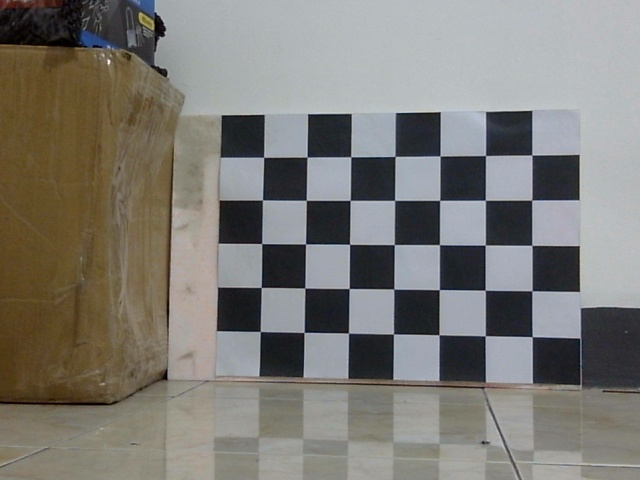
#> input picture data-collection/camera-callibration/calli_dfov/saved_img_0.jpg, 640 x 480 px; its folder holds 5 pictures in this run
$ python camera_calli_img.py
#> lines starting #> are read from the running program, lines starting #| are printed output that depends on the picture; after the words box and inside, x2 and y2 are one past the last pixel; in counts of white or black regions, pixels touching at a corner belong together
import numpy as np
import cv2 as cv
import glob

################ FIND CHESSBOARD CORNERS - OBJECT POINTS AND IMAGE POINTS #############################
chessboardSize = (7,5)
frameSize = (640,480)

# termination criteria
criteria = (cv.TERM_CRITERIA_EPS + cv.TERM_CRITERIA_MAX_ITER, 30, 0.001)

# prepare object points, like (0,0,0), (1,0,0), (2,0,0) ....,(6,5,0)
objp = np.zeros((chessboardSize[0] * chessboardSize[1], 3), np.float32)
objp[:,:2] = np.mgrid[0:chessboardSize[0],0:chessboardSize[1]].T.reshape(-1,2)

size_of_chessboard_squares_mm = 65
objp = objp * size_of_chessboard_squares_mm

# Arrays to store object points and image points from all the images.
objpoints = [] # 3d point in real world space
imgpoints = [] # 2d points in image plane.

images = glob.glob('calli_dfov/*.jpg')

for image in images:
    img = cv.imread(image)
#> img is the input picture: shape (480, 640, 3); mean B, G, R 117.7, 123.1, 125.3
    gray = cv.cvtColor(img, cv.COLOR_BGR2GRAY)
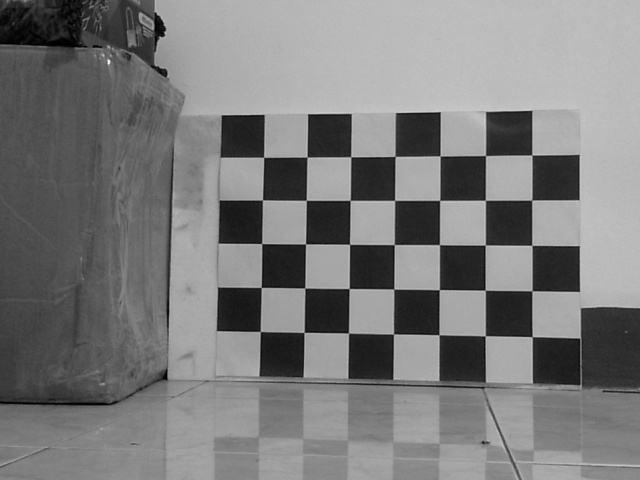
#> gray: shape (480, 640); min 0, max 248, mean 123.1

    # Find the chess board corners
    ret, corners = cv.findChessboardCorners(gray, chessboardSize, None)
#> ret = True; corners = 35 rows, first 8: [263.6, 157.3], [307.2, 157.2], [350.7, 156.9], [395.2, 156.4], [440, 156], [485.5, 155.6], [531.7, 155.1], [262.5, 200]

    # If found, add object points, image points (after refining them)
    if ret == True:

        objpoints.append(objp)
        corners2 = cv.cornerSubPix(gray, corners, (11,11), (-1,-1), criteria)
#> corners2 = 35 rows, first 8: [263.6, 157.3], [307, 157.2], [350.7, 156.7], [395, 156.4], [440.1, 156], [485.5, 155.6], [531.8, 155], [262.4, 200]
        imgpoints.append(corners)

        # Draw and display the corners
        cv.drawChessboardCorners(img, chessboardSize, corners2, ret)
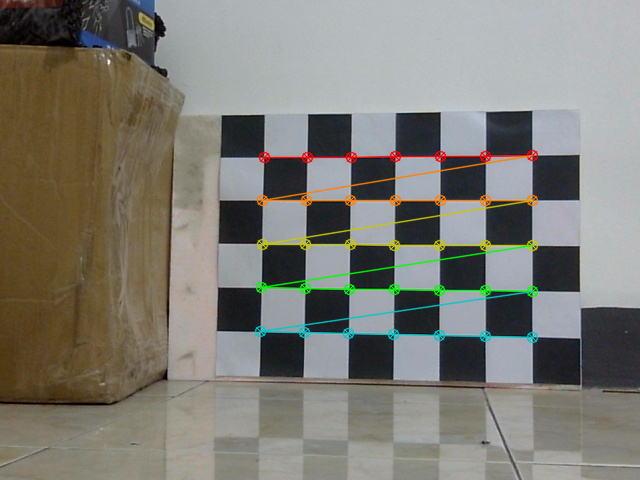
#> img: shape (480, 640, 3); 3.3% of pixels changed, all inside (x1, y1, x2, y2) = (254, 149, 539, 344)
        cv.imshow('img', img)
        cv.waitKey(1000)
#> pass 2 of the loop `for image in images:`:
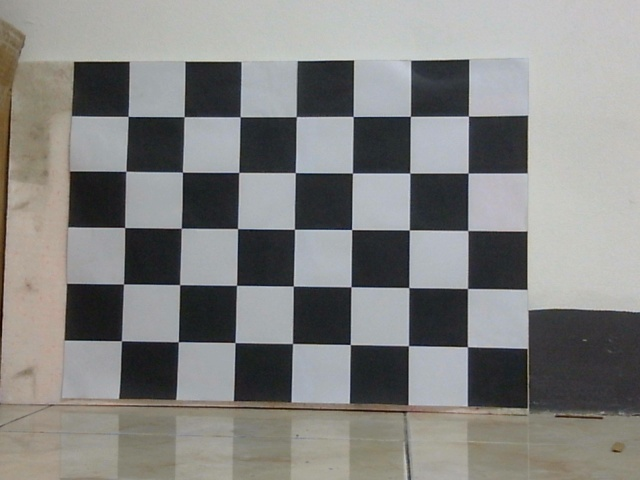
#> input picture data-collection/camera-callibration/calli_dfov/saved_img_1.jpg, 640 x 480 px
#> img is the input picture: shape (480, 640, 3); mean B, G, R 129.8, 131.7, 131.7
#> corners = 35 rows, first 8: [128.2, 116.3], [184.1, 116.8], [240.2, 116.8], [296.3, 116.9], [352.8, 116.6], [410.4, 116.4], [468.5, 116], [126, 171.2]
#> corners2 = 35 rows, first 8: [128.1, 116.4], [184.1, 116.7], [240.1, 116.7], [296.3, 116.6], [353.2, 116.5], [410.4, 116.3], [468.4, 116.1], [125.8, 171.3]
#> `cv.drawChessboardCorners(img, chessboardSize, corners2, ret)`:
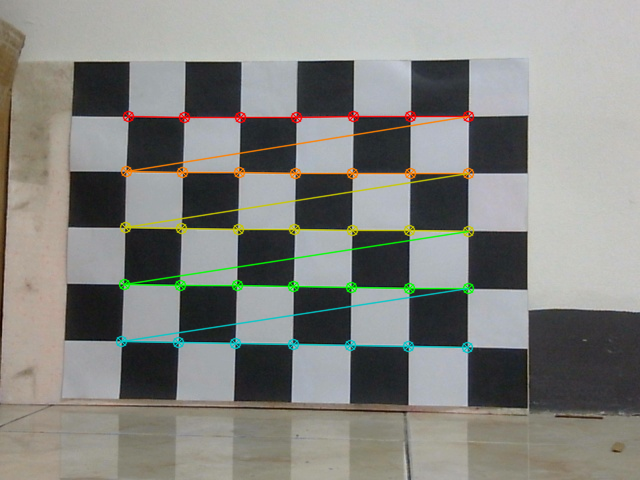
#> img: shape (480, 640, 3); 3.94% of pixels changed, all inside (x1, y1, x2, y2) = (115, 110, 475, 354)
#> pass 3 of the loop `for image in images:`:
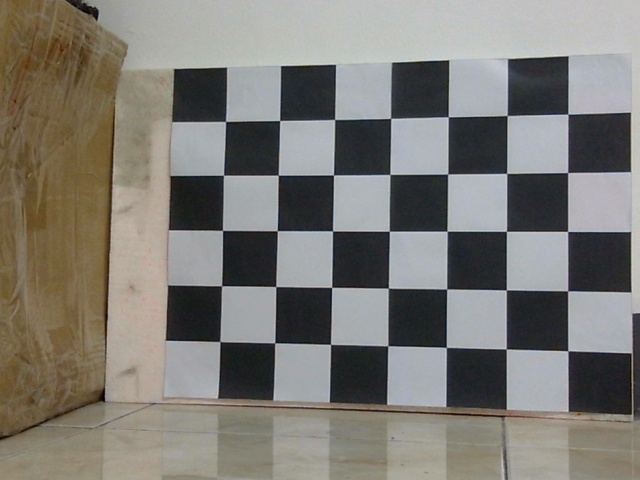
#> input picture data-collection/camera-callibration/calli_dfov/saved_img_2.jpg, 640 x 480 px
#> img is the input picture: shape (480, 640, 3); mean B, G, R 116.8, 122.7, 125.4
#> `gray = cv.cvtColor(img, cv.COLOR_BGR2GRAY)`:
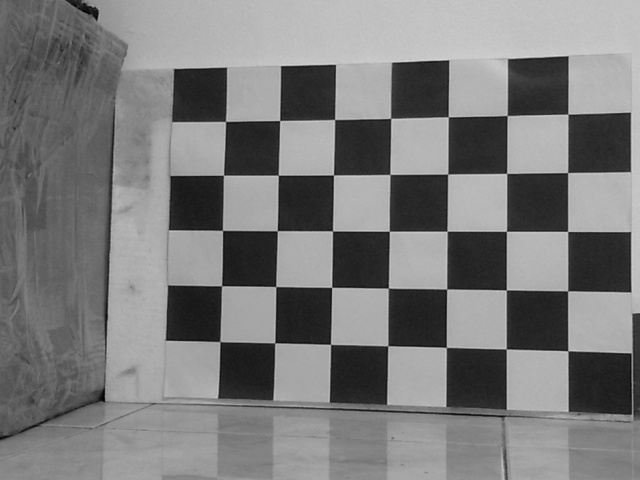
#> gray: shape (480, 640); min 1, max 219, mean 122.8
#> corners = 35 rows, first 8: [225.7, 121.4], [279.8, 120.6], [334.5, 119.6], [390.7, 118.3], [448.3, 116.9], [507.1, 115.6], [568, 114.1], [223.5, 175.2]
#> corners2 = 35 rows, first 8: [225.5, 121.4], [279.7, 120.5], [334.6, 119.5], [390.6, 118.4], [448.3, 116.8], [507.2, 115.5], [567.8, 114.2], [223.4, 175.2]
#> `cv.drawChessboardCorners(img, chessboardSize, corners2, ret)`:
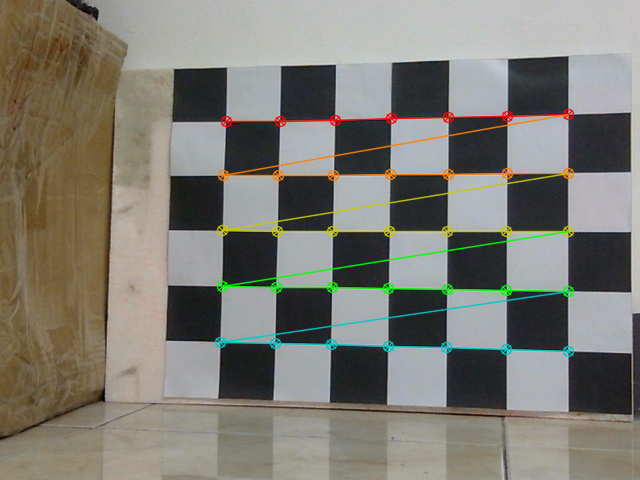
#> img: shape (480, 640, 3); 3.96% of pixels changed, all inside (x1, y1, x2, y2) = (214, 108, 575, 358)
#> the loop made 5 passes; the first 3 are shown

cv.destroyAllWindows()

############## CALIBRATION #######################################################
ret, cameraMatrix, dist, rvecs, tvecs = cv.calibrateCamera(objpoints, imgpoints, frameSize, None, None)

############## UNDISTORTION #####################################################
img = cv.imread('calli_dfov/saved_img_5.jpg')
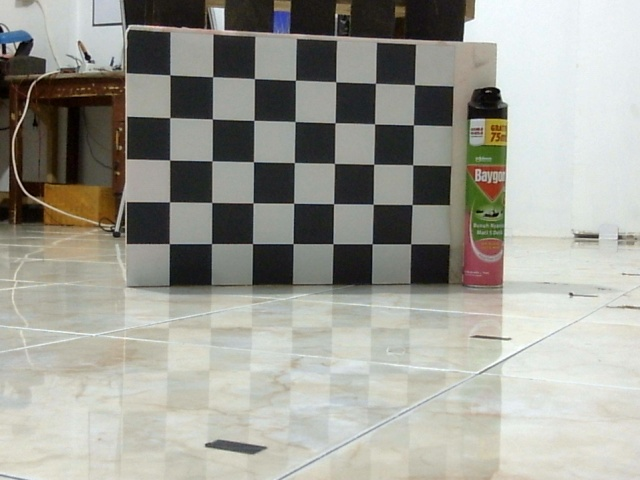
#> input picture data-collection/camera-callibration/calli_dfov/saved_img_5.jpg, 640 x 480 px
#> img is the input picture: shape (480, 640, 3); mean B, G, R 149.3, 157.4, 157.6
h,  w = img.shape[:2]
#> h = 480; w = 640
newCameraMatrix, roi = cv.getOptimalNewCameraMatrix(cameraMatrix, dist, (w,h), 1, (w,h))

# Undistort
dst = cv.undistort(img, cameraMatrix, dist, None, newCameraMatrix)

# crop the image
x, y, w, h = roi
dst = dst[y:y+h, x:x+w]
#> dst: shape (432, 572, 3)
cv.imwrite('calli_dfov/result_saved_img_5.jpg', dst)

# Undistort with Remapping
mapx, mapy = cv.initUndistortRectifyMap(cameraMatrix, dist, None, newCameraMatrix, (w,h), 5)
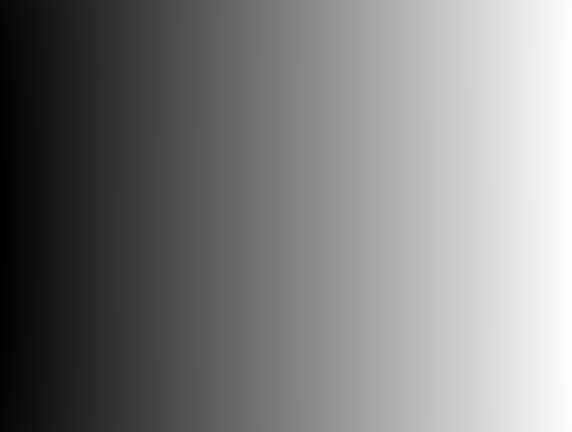
#> mapx: shape (432, 572) float32; min -27.58, max 609.5, mean 290.7; drawn with min black and max white
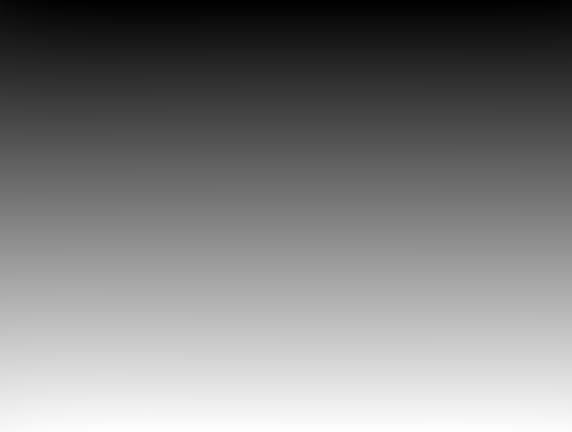
#> mapy: shape (432, 572) float32; min -15.54, max 462.3, mean 223.9; drawn with min black and max white
dst = cv.remap(img, mapx, mapy, cv.INTER_LINEAR)
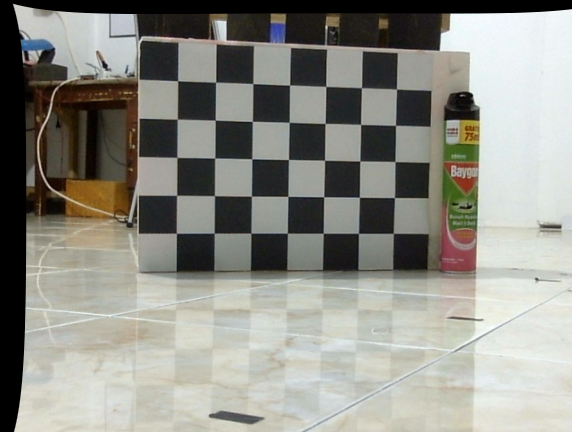
#> dst: shape (432, 572, 3); mean B, G, R 134.4, 141.9, 142

# crop the image
x, y, w, h = roi
dst = dst[y:y+h, x:x+w]
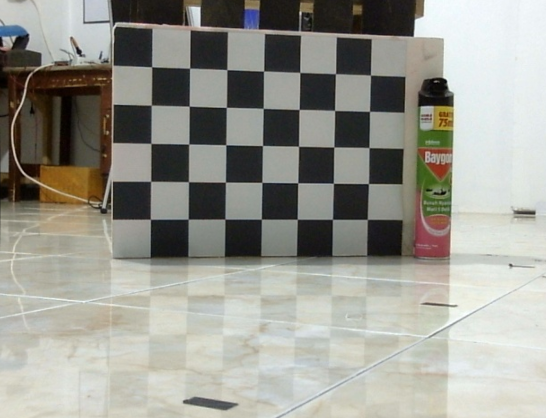
#> dst: shape (418, 546, 3); mean B, G, R 144.4, 152.5, 152.6
cv.imwrite('calli_dfov/result_saved_img_5_2.jpg', dst)

# Reprojection Error
mean_error = 0
# print("obj ", objpoints)
for i in range(len(objpoints)):
    # print("1 1 obj : ",objpoints[i])
    imgpoints2, _ = cv.projectPoints(objpoints[i], rvecs[i], tvecs[i], cameraMatrix, dist)
    error = cv.norm(imgpoints[i], imgpoints2, cv.NORM_L2)/len(imgpoints2)
    mean_error += error

print( "total error: {}".format(mean_error/len(objpoints)) )

# Extract the rotation and translation matrices from the estimated parameters
rotation_matrices = []
for rotation_vector in rvecs:
    rotation_matrix, _ = cv.Rodrigues(rotation_vector)
    rotation_matrices.append(rotation_matrix)
# Rt_matirx = np.concatenate((rotation_matrices, tvecs), axis=1)

# Displaying required output
print(" Camera matrix:")
print(cameraMatrix)

print("\n Distortion coefficient:")
print(dist)

print("\n Rotation Vector:")
print(rvecs)

print("\n Rotation Matrix:")
print(rotation_matrices)

print("\n Translation Vectors:")
print(tvecs)

# print("\n Rt Matrix:")
# print(Rt_matirx)


# # # #############################################################
# # # # Import required modules
# import cv2
# import numpy as np
# import os
# import glob


# # Define the dimensions of checkerboard
# CHECKERBOARD = (7, 5)


# # stop the iteration when specified
# # accuracy, epsilon, is reached or
# # specified number of iterations are completed.
# criteria = (cv2.TERM_CRITERIA_EPS +
#             cv2.TERM_CRITERIA_MAX_ITER, 30, 0.001)


# # Vector for 3D points
# threedpoints = []

# # Vector for 2D points
# twodpoints = []


# #  3D points real world coordinates
# objectp3d = np.zeros((1, CHECKERBOARD[0]
#                       * CHECKERBOARD[1],
#                       3), np.float32)
# objectp3d[0, :, :2] = np.mgrid[0:CHECKERBOARD[0],
#                                0:CHECKERBOARD[1]].T.reshape(-1, 2)
# prev_img_shape = None


# # Extracting path of individual image stored
# # in a given directory. Since no path is
# # specified, it will take current directory
# # jpg files alone
# images = glob.glob('*.jpg')

# for filename in images:
#     image = cv2.imread(filename)
#     grayColor = cv2.cvtColor(image, cv2.COLOR_BGR2GRAY)

#     # Find the chess board corners
#     # If desired number of corners are
#     # found in the image then ret = true
#     ret, corners = cv2.findChessboardCorners(
#                     grayColor, CHECKERBOARD,
#                     cv2.CALIB_CB_ADAPTIVE_THRESH
#                     + cv2.CALIB_CB_FAST_CHECK +
#                     cv2.CALIB_CB_NORMALIZE_IMAGE)

#     # If desired number of corners can be detected then,
#     # refine the pixel coordinates and display
#     # them on the images of checker board
#     if ret == True:
#         threedpoints.append(objectp3d)

#         # Refining pixel coordinates
#         # for given 2d points.
#         corners2 = cv2.cornerSubPix(
#             grayColor, corners, (11, 11), (-1, -1), criteria)

#         twodpoints.append(corners2)

#         # Draw and display the corners
#         image = cv2.drawChessboardCorners(image,
#                                           CHECKERBOARD,
#                                           corners2, ret)

#     cv2.imwrite(filename=f"cali_{filename}.jpg", img=image)
#     cv2.imshow('img', image)
#     cv2.waitKey(0)

# cv2.destroyAllWindows()

# h, w = image.shape[:2]


# # Perform camera calibration by
# # passing the value of above found out 3D points (threedpoints)
# # and its corresponding pixel coordinates of the
# # detected corners (twodpoints)
# ret, matrix, distortion, r_vecs, t_vecs = cv2.calibrateCamera(
#     threedpoints, twodpoints, grayColor.shape[::-1], None, None)

# # Extract the rotation and translation matrices from the estimated parameters
# rotation_matrices = []
# for rotation_vector in r_vecs:
#     rotation_matrix, _ = cv2.Rodrigues(rotation_vector)
#     rotation_matrices.append(rotation_matrix)
# translation_matrices = t_vecs

# # Displaying required output
# print(" Camera matrix:")
# print(matrix)

# print("\n Distortion coefficient:")
# print(distortion)

# print("\n Rotation Vectors:")
# print(rotation_matrices)

# print("\n Translation Vectors:")
# print(translation_matrices)
